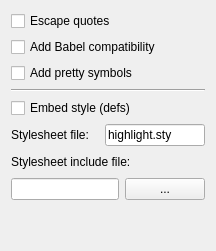
           <widget class="QWidget" name="LATEXOptions">
            <layout class="QVBoxLayout" name="verticalLayout_12">
             <item>
              <widget class="QCheckBox" name="cbLATEXEscQuotes">
               <property name="toolTip">
                <string>Replace quotes by dq sequences.</string>
               </property>
               <property name="text">
                <string>Escape quotes</string>
               </property>
              </widget>
             </item>
             <item>
              <widget class="QCheckBox" name="cbLATEXBabel">
               <property name="toolTip">
                <string>Make output Babel compatible.</string>
               </property>
               <property name="text">
                <string>Add Babel compatibility</string>
               </property>
              </widget>
             </item>
             <item>
              <widget class="QCheckBox" name="cbLATEXPrettySymbols">
               <property name="toolTip">
                <string>Replace default symbols (brackets, tilde) by nice redefinitions.</string>
               </property>
               <property name="text">
                <string>Add pretty symbols</string>
               </property>
              </widget>
             </item>
             <item>
              <widget class="Line" name="line_4">
               <property name="orientation">
                <enum>Qt::Horizontal</enum>
               </property>
              </widget>
             </item>
             <item>
              <widget class="QCheckBox" name="cbLATEXEmbedStyle">
               <property name="toolTip">
                <string>Include the style information in each output file.</string>
               </property>
               <property name="text">
                <string>Embed style (defs)</string>
               </property>
              </widget>
             </item>
             <item>
              <layout class="QHBoxLayout" name="horizontalLayout_17">
               <item>
                <widget class="QLabel" name="label_21">
                 <property name="text">
                  <string>Stylesheet file:</string>
                 </property>
                 <property name="buddy">
                  <cstring>leLATEXStyleFile</cstring>
                 </property>
                </widget>
               </item>
               <item>
                <widget class="QLineEdit" name="leLATEXStyleFile">
                 <property name="maximumSize">
                  <size>
                   <width>100</width>
                   <height>16777215</height>
                  </size>
                 </property>
                 <property name="toolTip">
                  <string>Name of the referenced  style file.</string>
                 </property>
                 <property name="text">
                  <string>highlight.sty</string>
                 </property>
                </widget>
               </item>
              </layout>
             </item>
             <item>
              <layout class="QHBoxLayout" name="horizontalLayout_15">
               <item>
                <widget class="QLabel" name="label_22">
                 <property name="text">
                  <string>Stylesheet include file:</string>
                 </property>
                </widget>
               </item>
               <item>
                <spacer name="horizontalSpacer_2">
                 <property name="orientation">
                  <enum>Qt::Horizontal</enum>
                 </property>
                 <property name="sizeHint" stdset="0">
                  <size>
                   <width>40</width>
                   <height>20</height>
                  </size>
                 </property>
                </spacer>
               </item>
              </layout>
             </item>
             <item>
              <layout class="QHBoxLayout" name="horizontalLayout_16">
               <item>
                <widget class="QLineEdit" name="leLATEXStyleIncFile">
                 <property name="toolTip">
                  <string>Path of the style include file.</string>
                 </property>
                </widget>
               </item>
               <item>
                <widget class="QPushButton" name="pbLATEXChooseStyleIncFile">
                 <property name="minimumSize">
                  <size>
                   <width>20</width>
                   <height>0</height>
                  </size>
                 </property>
                 <property name="toolTip">
                  <string>Select a style include file.</string>
                 </property>
                 <property name="text">
                  <string>...</string>
                 </property>
                </widget>
               </item>
              </layout>
             </item>
             <item>
              <spacer name="verticalSpacer_4">
               <property name="orientation">
                <enum>Qt::Vertical</enum>
               </property>
               <property name="sizeHint" stdset="0">
                <size>
                 <width>20</width>
                 <height>40</height>
                </size>
               </property>
              </spacer>
             </item>
            </layout>
           </widget>
